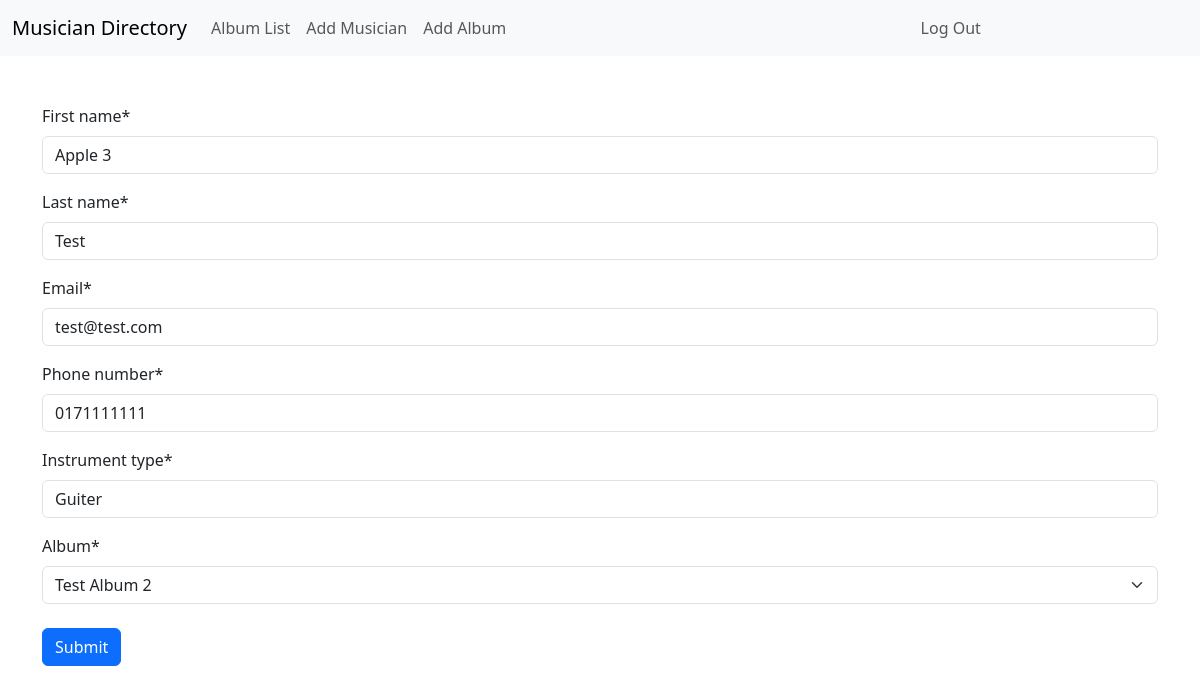
The page /edit/1 (signed in) on the database its author committed.
### musician/models.py (models this page shows, shortened)
class Musician(models.Model):
    first_name = models.CharField(max_length=512)
    last_name = models.CharField(max_length=512)
    email = models.EmailField(max_length=512)
    phone_number = models.CharField(max_length=512)
    instrument_type = models.CharField(max_length=512)
    album = models.ForeignKey(Album, null=True, on_delete=models.SET_NULL)

### musician/views.py (the view)
# urls.py: path("edit/<str:pk>", views.EditMusician.as_view(), name="edit_musician"),
class EditMusician(LoginRequiredMixin, UpdateView):
    model = Musician
    form_class = AddMusicianForm
    success_url = reverse_lazy("musician:all_musicians")

### musician/forms.py
class AddMusicianForm(forms.ModelForm):
    class Meta:
        model = Musician
        fields = "__all__"
    album = forms.ModelChoiceField(queryset=Album.objects.all())

### album/models.py (called while the page is built)
    def __str__(self):
        return self.album_name

### musician/templates/musician/musician_form.html (shortened to what this page needs)
{% extends "base.html" %}
{% load crispy_forms_tags %}
{% block content %}
<form method="post" class="pt-4">
  {{ form|crispy }}
  <button type="submit" class="btn btn-primary mt-2">Submit</button>
</form>
{% endblock content %}

### rows shown on the page
Musician: first_name "Apple 3", last_name "Test", email "test@test.com", phone_number "0171111111", instrument_type "Guiter", album "Test Album 2"
